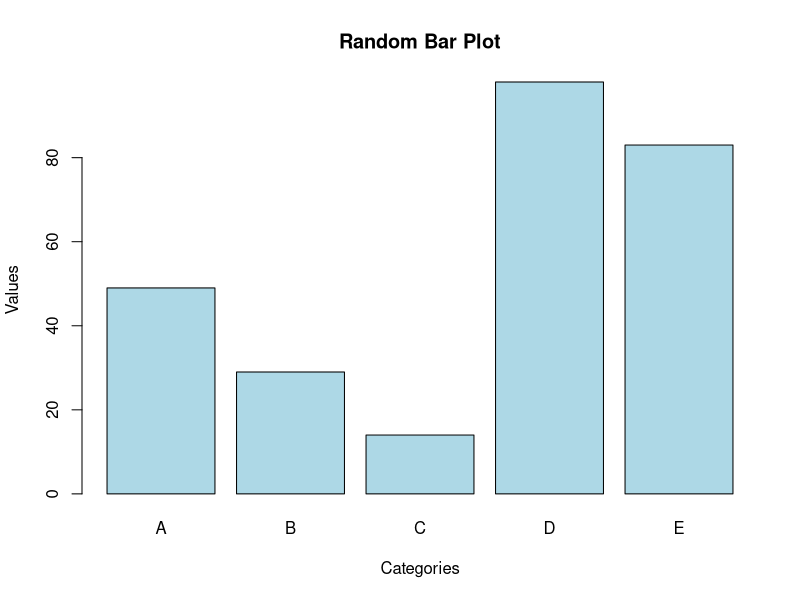

Recreate this plot in R.
# Generate random data
categories <- c("A", "B", "C", "D", "E")
values <- sample(10:100, 5)

# Create bar plot
barplot(values, names.arg = categories, main = "Random Bar Plot", xlab = "Categories", ylab = "Values", col = "lightblue")
